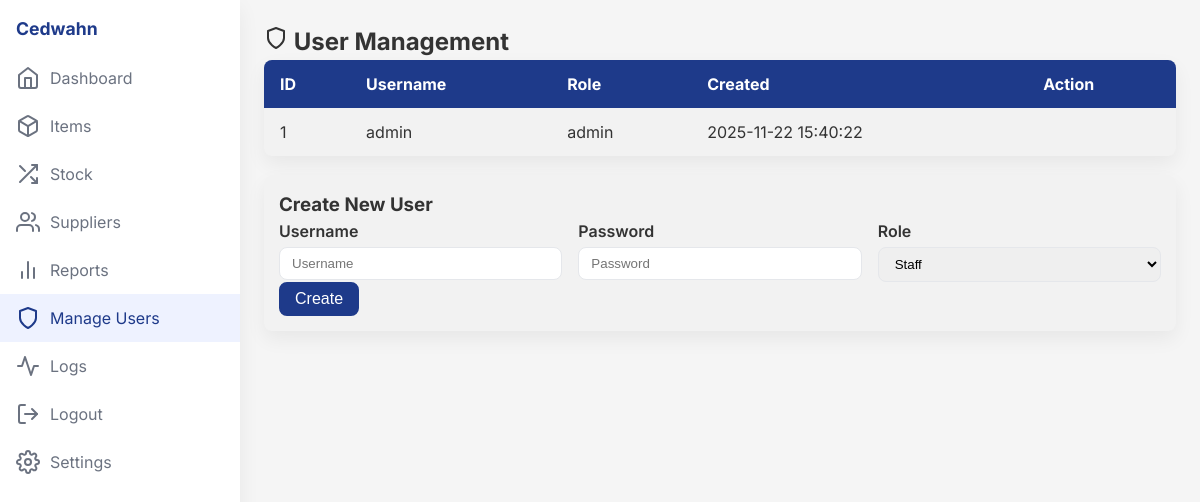
The app's page /users (signed in) with its own data.
### tables this page shows
CREATE TABLE users (
            id INTEGER PRIMARY KEY AUTOINCREMENT,
            username TEXT UNIQUE NOT NULL,
            password_hash TEXT NOT NULL
        , role TEXT DEFAULT 'staff', created_at TEXT);

### app.py (the view)
@app.route('/users')
@admin_required
def users_page():
    db = get_db()
    users = db.execute("SELECT id, username, role, created_at FROM users").fetchall()
    return render_template("users.html", users=users)

### app.py (called while the page is built)
def get_db():
    conn = sqlite3.connect(DB_PATH)
    conn.row_factory = sqlite3.Row
    return conn

def admin_required(f):
    @wraps(f)
    def wrapper(*args, **kwargs):
        if session.get("role") != "admin":
            return redirect(url_for("dashboard"))
        return f(*args, **kwargs)
    return wrapper

@app.before_request
def ensure_db():
    if not os.path.exists(DB_PATH):
        open(DB_PATH, "a").close()
        init_db()

@app.before_request
def session_timeout():
    if "user_id" in session:
        now = datetime.utcnow()
        last = session.get("last_active", now)
        session["last_active"] = now.isoformat()
        max_idle = timedelta(minutes=30)
        if isinstance(last, str):
            last = datetime.fromisoformat(last)
        if now - last > max_idle:
            session.clear()
            return redirect(url_for("login"))

### templates/users.html (shortened to what this page needs)
<!DOCTYPE html>
<html lang="en">
<head>
  <link rel="stylesheet" href="/static/style.css">
</head>
<body>
  <div class="layout">
    <aside class="sidebar">
      <div class="brand">Cedwahn</div>
      <nav>
        <a href="{{ url_for('dashboard') }}"><i data-feather="home"></i>Dashboard</a>
        <a href="{{ url_for('items') }}"><i data-feather="box"></i>Items</a>
        <a href="{{ url_for('stock') }}"><i data-feather="shuffle"></i>Stock</a>
        <a href="{{ url_for('suppliers_page') }}"><i data-feather="users"></i>Suppliers</a>
        <a href="{{ url_for('reports') }}"><i data-feather="bar-chart-2"></i>Reports</a>
        <a href="{{ url_for('users_page') }}" class="active"><i data-feather="shield"></i>Manage Users</a>
        <a href="{{ url_for('logs_page') }}"><i data-feather="activity"></i>Logs</a>
        <a href="{{ url_for('logout') }}"><i data-feather="log-out"></i>Logout</a>
        <a href="{{ url_for('settings') }}"><i data-feather="settings"></i>Settings</a>
      </nav>
    </aside>
    <main class="content">
      <h2><i data-feather="shield"></i> User Management</h2>
      <table class="card">
        <thead>
          <tr>
            <th>ID</th>
            <th>Username</th>
            <th>Role</th>
            <th>Created</th>
            <th>Action</th>
          </tr>
        </thead>
        <tbody>
          {% for u in users %}
          <tr>
            <td>{{ u.id }}</td>
            <td>{{ u.username }}</td>
            <td>{{ u.role }}</td>
            <td>{{ u.created_at }}</td>
            <td>
            </td>
          </tr>
          {% endfor %}
        </tbody>
      </table>
      <div class="card" style="margin-top:16px;">
        <h3>Create New User</h3>
        <form method="POST" action="/users/create">
          <div class="grid-2">
            <div>
              <label>Username</label>
              <input name="username" placeholder="Username" required>
            </div>
            <div>
              <label>Password</label>
              <input name="password" type="password" placeholder="Password" required>
            </div>
            <div>
              <label>Role</label>
              <select name="role" aria-label="Role">
                <option value="staff">Staff</option>
              </select>
            </div>
          </div>
          <button type="submit">Create</button>
        </form>
      </div>
    </main>
  </div>
</body>
</html>

### static/style.css (style rules this page uses)
:root { --primary: #1E3A8A; --primary-hover: #1D4ED8; --secondary: #0EA5E9; --success: #28a745; --danger: #dc3545; --light: #FAFAFA; --dark: #343a40; --bg: #F5F5F5; --surface: #FFFFFF; --text: #333333; --text-muted: #6B7280; --border: #E5E7EB; --radius: 8px; --shadow: 0 8px 20px rgba(0,0,0,0.06); --font: 'Inter', system-ui, -apple-system, Segoe UI, Roboto, Helvetica, Arial, sans-serif; }
* { box-sizing: border-box; margin: 0; padding: 0; }
body { font-family: var(--font); background: var(--bg); color: var(--text); line-height: 1.5; display: flex; flex-direction: column; min-height: 100vh; }
.layout { display: flex; min-height: 100vh; }
.sidebar { width: 240px; position: sticky; top: 0; height: 100vh; background: var(--surface); box-shadow: var(--shadow); padding: 16px 0; }
.sidebar .brand { font-weight: 700; font-size: 1.1rem; color: var(--primary); padding: 0 16px 12px; }
.sidebar nav { display: flex; flex-direction: column; }
.sidebar a { display: flex; align-items: center; gap: 10px; padding: 12px 16px; color: var(--text-muted); text-decoration: none; }
.sidebar a:hover, .sidebar a.active { color: var(--primary); background: #EEF2FF; }
.content { flex: 1; padding: 24px; }
.card { background: var(--surface); border-radius: var(--radius); box-shadow: var(--shadow); padding: 16px; margin-bottom: 16px; }
.grid-2 { display: grid; grid-template-columns: repeat(auto-fit, minmax(220px, 1fr)); gap: 1rem; }
label { font-weight: 600; margin-bottom: 0.25rem; display: block; }
input, select { width: 100%; padding: 8px 12px; border: 1px solid var(--border); border-radius: var(--radius); transition: border-color 0.2s, box-shadow 0.2s; }
button { background: var(--primary); color: white; border: 2px solid var(--primary); padding: 6px 14px; border-radius: var(--radius); cursor: pointer; font-size: 1rem; transition: background 0.2s, transform 0.1s; align-self: center; }
table { width: 100%; border-collapse: collapse; background: var(--surface); border-radius: var(--radius); overflow: hidden; box-shadow: var(--shadow); }
th, td { padding: 0.75rem 1rem; margin-bottom: 1rem; text-align: left; }
thead { background: var(--primary); color: white; }
.card { background: #f2f2f2; padding: 15px; border-radius: 8px; margin-bottom: 20px; }

### records on screen
users: id "1", username "admin", role "admin", created_at "2025-11-22 15:40:22"
